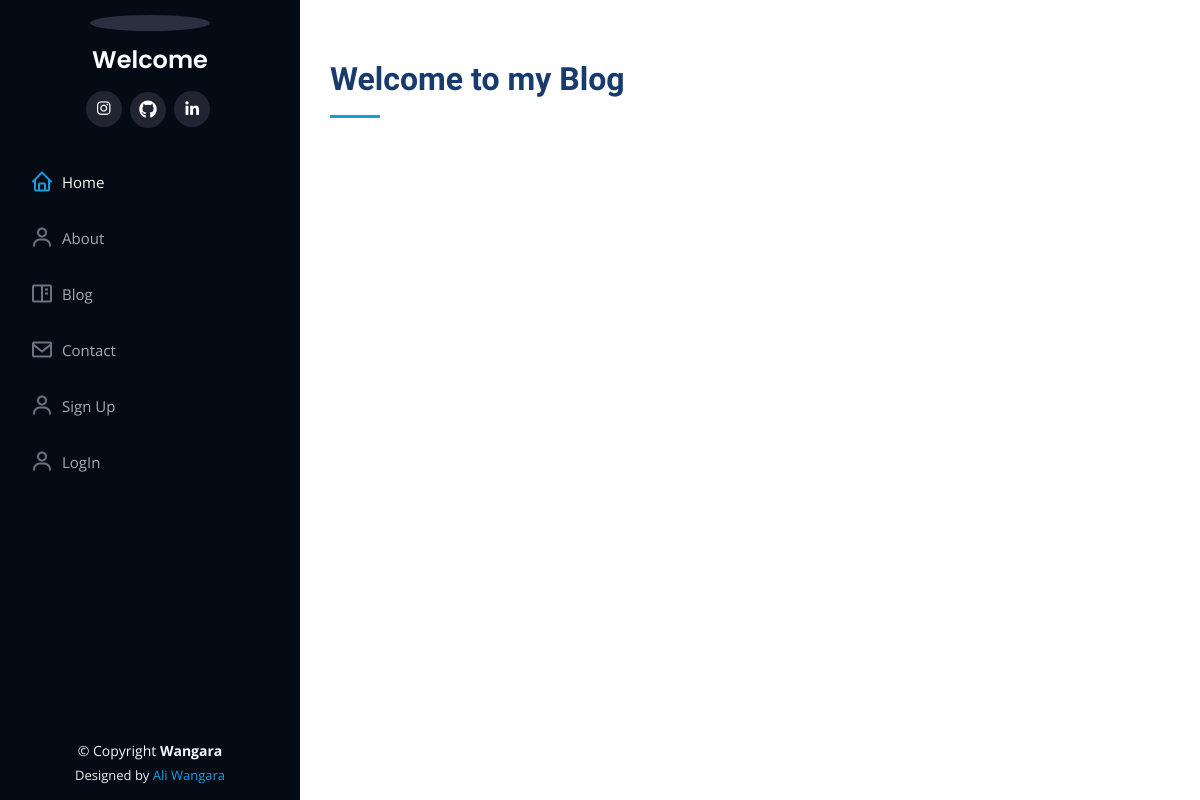
Before: /blog with the older database file.
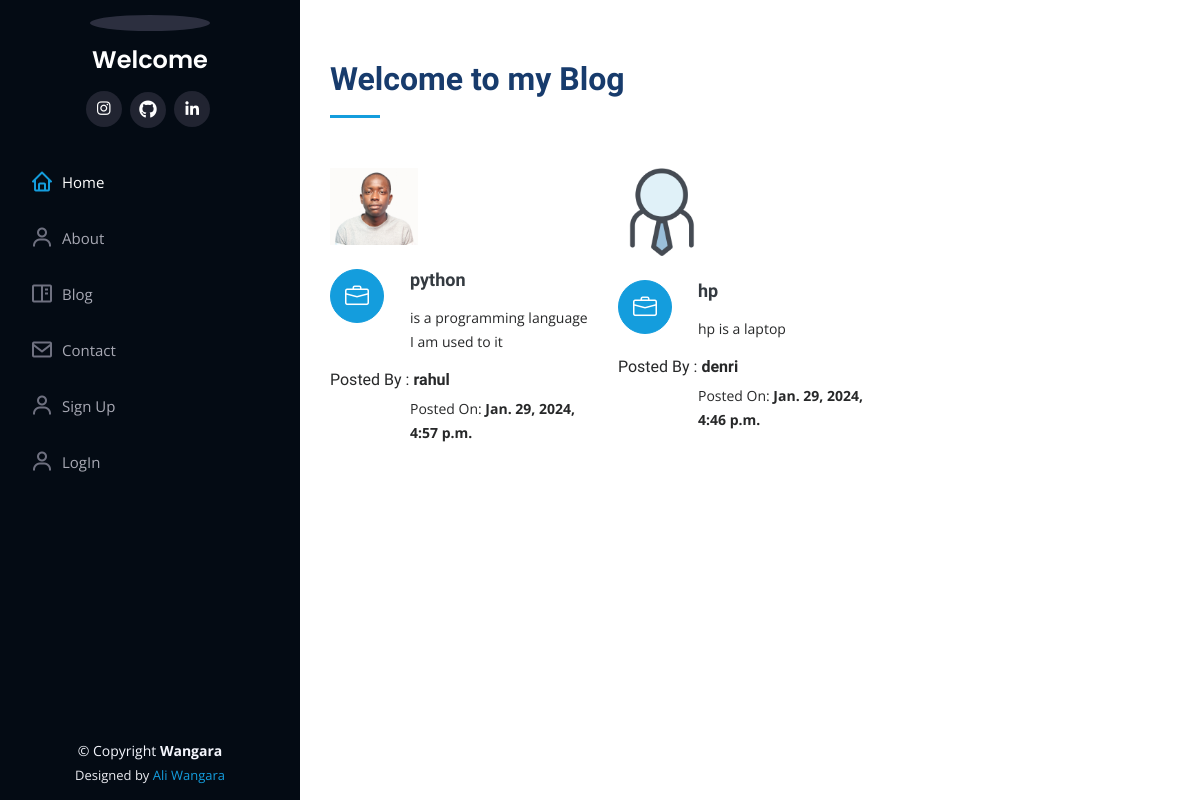
After: the same page with the newer database file.
### main/models.py (models this page shows, shortened)
class Blogs(models.Model):
    title =models.CharField(max_length=60)
    description =models.TextField()
    authname=models.CharField(max_length=15)
    img=models.ImageField(upload_to='blog',blank=True, null='True' )
    timestamp =models.DateTimeField( auto_now_add=True, blank=True)

### main/views.py (the view)
# urls.py: path('blog', views.handleblog, name = 'handleblog'),
def handleblog(request):
    posts = Blogs.objects.all()
    context= {'posts':posts}
    return render(request, 'handleblog.html', context)

### templates/handleblog.html (shortened to what this page needs)
{% extends 'basic.html' %}
{% block body %}
    <section id="services" class="services">
      <div class="container">
        <div class="section-title">
          <h2>Welcome to my Blog</h2>
        </div>
        <div class="row">
   {% for post in posts reversed %}
          <div class="col-lg-4 col-md-6 icon-box" data-aos="fade-up">
          <div class="col-lg-4" data-aos="fade-right">
            <img src ="{{ post.img.url }}" class="img-fluid" alt="no-img">
          </div>
              <br>
            <div class="icon"><i class="bi bi-briefcase"></i></div>
            <h4 class="title"><a href="">{{ post.title }}</a></h4>
            <p class="description">{{ post.description }}</p>
            <h6>Posted By : <b>{{ post.authname }}</b></h6>
            <p class="description">Posted On: <b> {{ post.timestamp }}</b></p>
          </div>
     {% endfor %}
        </div>
      </div>
    </section>
{% endblock body %}

Changed rows visible on the page:
added Blogs: img (picture), title "python", description "is a programming language I am used to it", authname "rahul", timestamp "Jan. 29, 2024, 4:57 p.m."
added Blogs: img (picture), title "hp", description "hp is a laptop", authname "denri", timestamp "Jan. 29, 2024, 4:46 p.m."
